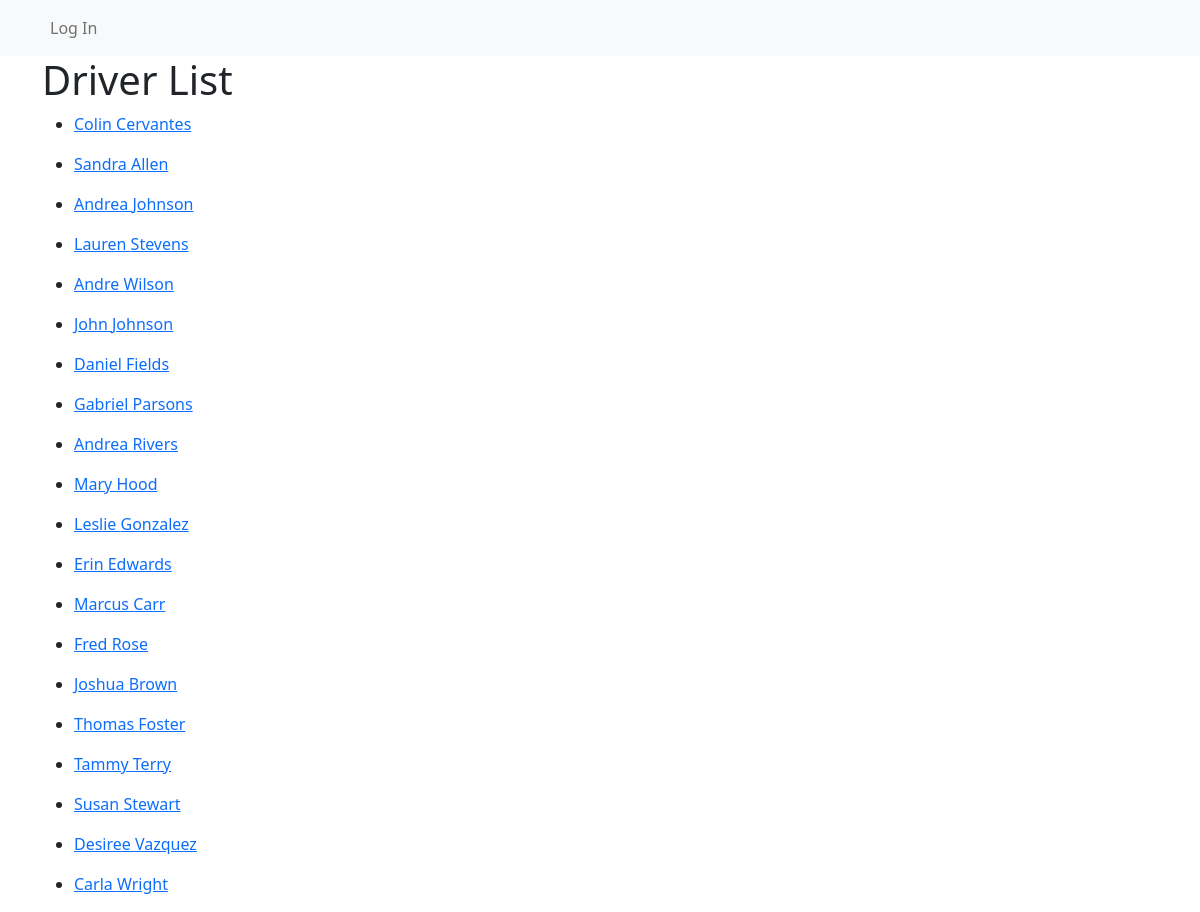
/validate_car/drivers/, run on the app's committed database.
### validate_car/models.py (models this page shows, shortened)
class Driver(models.Model):
    first_name = models.CharField(max_length=128)
    last_name = models.CharField(max_length=128)
    dob = models.IntegerField()
    permit_number = models.CharField(max_length=128)
    address = models.CharField(max_length=256)
    contact_number = models.CharField(max_length=128)

### validate_car/views.py (the view)
# urls.py: path('drivers/', views.DriverListView.as_view(), name='drivers'),
class DriverListView(ListView):
    model = models.Driver

### validate_car/templates/validate_car/driver_list.html
{% extends 'validate_car/base.html' %}
{% block body_block %}
  <h1>Driver List</h1>
  {% for driver in driver_list %}
    <ul>
      <li><a href="{% url 'validate_car:driver-detail' pk=driver.id %}">{{ driver.first_name }} {{ driver.last_name }}</a> </li>
    </ul>
  {% endfor %}
{% endblock %}

### data on the page
Driver: first_name "Colin", last_name "Cervantes"
Driver: first_name "Sandra", last_name "Allen"
Driver: first_name "Andrea", last_name "Johnson"
Driver: first_name "Lauren", last_name "Stevens"
Driver: first_name "Andre", last_name "Wilson"
Driver: first_name "John", last_name "Johnson"
Driver: first_name "Daniel", last_name "Fields"
Driver: first_name "Gabriel", last_name "Parsons"
Driver: first_name "Andrea", last_name "Rivers"
Driver: first_name "Mary", last_name "Hood"
Driver: first_name "Leslie", last_name "Gonzalez"
Driver: first_name "Erin", last_name "Edwards"
Driver: first_name "Marcus", last_name "Carr"
Driver: first_name "Fred", last_name "Rose"
Driver: first_name "Joshua", last_name "Brown"
Driver: first_name "Thomas", last_name "Foster"
Driver: first_name "Tammy", last_name "Terry"
Driver: first_name "Susan", last_name "Stewart"
Driver: first_name "Desiree", last_name "Vazquez"
Driver: first_name "Carla", last_name "Wright"
